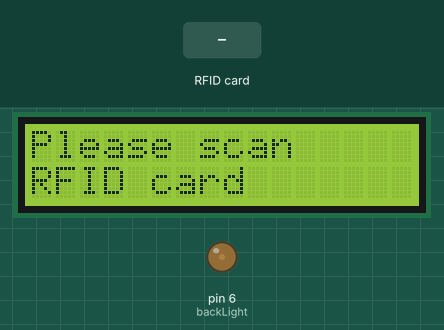
Bench run of a sketch on a simulated Arduino Uno, built with avr-gcc and run on an emulated ATmega328P. Shown: 16×2 character LCD, output pins drawn as LEDs (lit = HIGH). The test bench sets the inputs (shaded band). Pins used as bus, display or sensor lines are not drawn; what the sketch prints to the serial monitor is not drawn.

Above: at 1.3 s.
1.4 s: RFID card 5E 7A 19 C4 held to the reader
At 2.2 s:
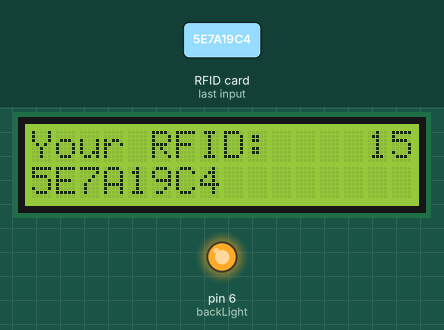
At 3.1 s:
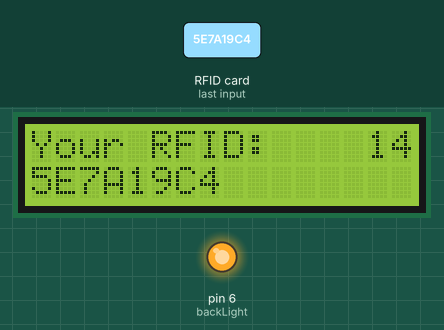
Timing chart, 0 to 4.6 s (numbered marks = the images above; inputs shaded):
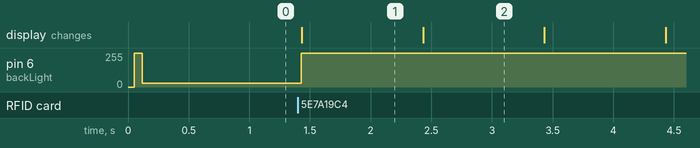

The sketch:

Mifare_w_lcd.ino
```cpp
// character LCD example code
// www.hacktronics.com

#include <LiquidCrystal.h>

// Connections:
// rs (LCD pin 4) to Arduino pin 12
// rw (LCD pin 5) to Arduino pin 11
// enable (LCD pin 6) to Arduino pin 10
// LCD pin 15 to Arduino pin 13
// LCD pins d4, d5, d6, d7 to Arduino pins 5, 4, 3, 2
LiquidCrystal lcd(A2, A1, A0, 5, 4, 3, 2);

int backLight = 6;    // pin 13 will control the backlight
char buffer[21];
/*
 * MFRC522 - Library to use ARDUINO RFID MODULE KIT 13.56 MHZ WITH TAGS SPI W AND R BY COOQROBOT.
 * The library file MFRC522.h has a wealth of useful info. Please read it.
 * The functions are documented in MFRC522.cpp.
 *
 * Based on code Dr.Leong   ( WWW.B2CQSHOP.COM )
 * Created by Miguel Balboa (circuitito.com), Jan, 2012.
 * Rewritten by Søren Thing Andersen (access.thing.dk), fall of 2013 (Translation to English, refactored, comments, anti collision, cascade levels.)
 * Released into the public domain.
 *
 * Sample program showing how to read data from a PICC using a MFRC522 reader on the Arduino SPI interface.
 *----------------------------------------------------------------------------- empty_skull
 * Aggiunti pin per arduino Mega
 * add pin configuration for arduino mega
 * http://mac86project.altervista.org/
 ----------------------------------------------------------------------------- Nicola Coppola
 * Pin layout should be as follows:
 * Signal     Pin              Pin               Pin
 *            Arduino Uno      Arduino Mega      MFRC522 board
 * ------------------------------------------------------------
 * Reset      9                5                 RST
 * SPI SS     10               53                SDA
 * SPI MOSI   11               51                MOSI
 * SPI MISO   12               50                MISO
 * SPI SCK    13               52                SCK
 *
 * The reader can be found on eBay for around 5 dollars. Search for "mf-rc522" on ebay.com.
 */

#include <SPI.h>
#include <MFRC522.h>

#define SS_PIN 10
#define RST_PIN 5
MFRC522 mfrc522(SS_PIN, RST_PIN);	// Create MFRC522 instance.

void setup() {
	Serial.begin(9600);	// Initialize serial communications with the PC
	SPI.begin();			// Init SPI bus
	mfrc522.PCD_Init();	// Init MFRC522 card
	Serial.println("Scan PICC to see UID and type...");
  pinMode(backLight, OUTPUT);
  digitalWrite(backLight, HIGH); // turn backlight on. Replace 'HIGH' with 'LOW' to turn it off.
  lcd.begin(16,2);              // columns, rows.  use 16,2 for a 16x2 LCD, etc.
  lcd.clear();                  // start with a blank screen
  pleaseScan();
}
void pleaseScan() {
  analogWrite(backLight, 30);
lcd.clear();
  lcd.setCursor(0,0);           // set cursor to column 0, row 0 (the first row)
  lcd.print("Please scan");
  lcd.setCursor(0,1);           // set cursor to column 0, row 1
  lcd.print("RFID card");
}

void loop() {
	// Look for new cards
	if ( ! mfrc522.PICC_IsNewCardPresent()) {
		return;
	}

	// Select one of the cards
	if ( ! mfrc522.PICC_ReadCardSerial()) {
		return;
	}

Serial.print("Read id: ");
for (int i = 0; i < mfrc522.uid.size; i++) {
sprintf(buffer+2*i,"%02X",mfrc522.uid.uidByte[i]);
}
Serial.print(buffer);
Serial.print("\n");
  analogWrite(backLight, 255);
  lcd.clear();
  lcd.setCursor(0,0);           // set cursor to column 0, row 0 (the first row)
  lcd.print("Your RFID:");
  lcd.setCursor(0,1);           // set cursor to column 0, row 1
lcd.print(buffer);

for (int i = 15; i > 0; i--) {
  lcd.setCursor(14, 0);           // set cursor to column 0, row 0 (the first row)
  if (i < 10) {
  lcd.print(" ");           // set cursor to column 0, row 0 (the first row)
  }
  lcd.print(i, DEC);
  delay(1000);
}
pleaseScan();

return;

	// Dump debug info about the card. PICC_HaltA() is automatically called.
	mfrc522.PICC_DumpToSerial(&(mfrc522.uid));
}
```

Measured:
- after the input at 1.4 s, pin 6 (backLight): 30/255 → 255/255 at once; the display: changes at once (image 1)
- what the display in image 1 shows lasts 1.0 s, from 1.4 s to 2.4 s
